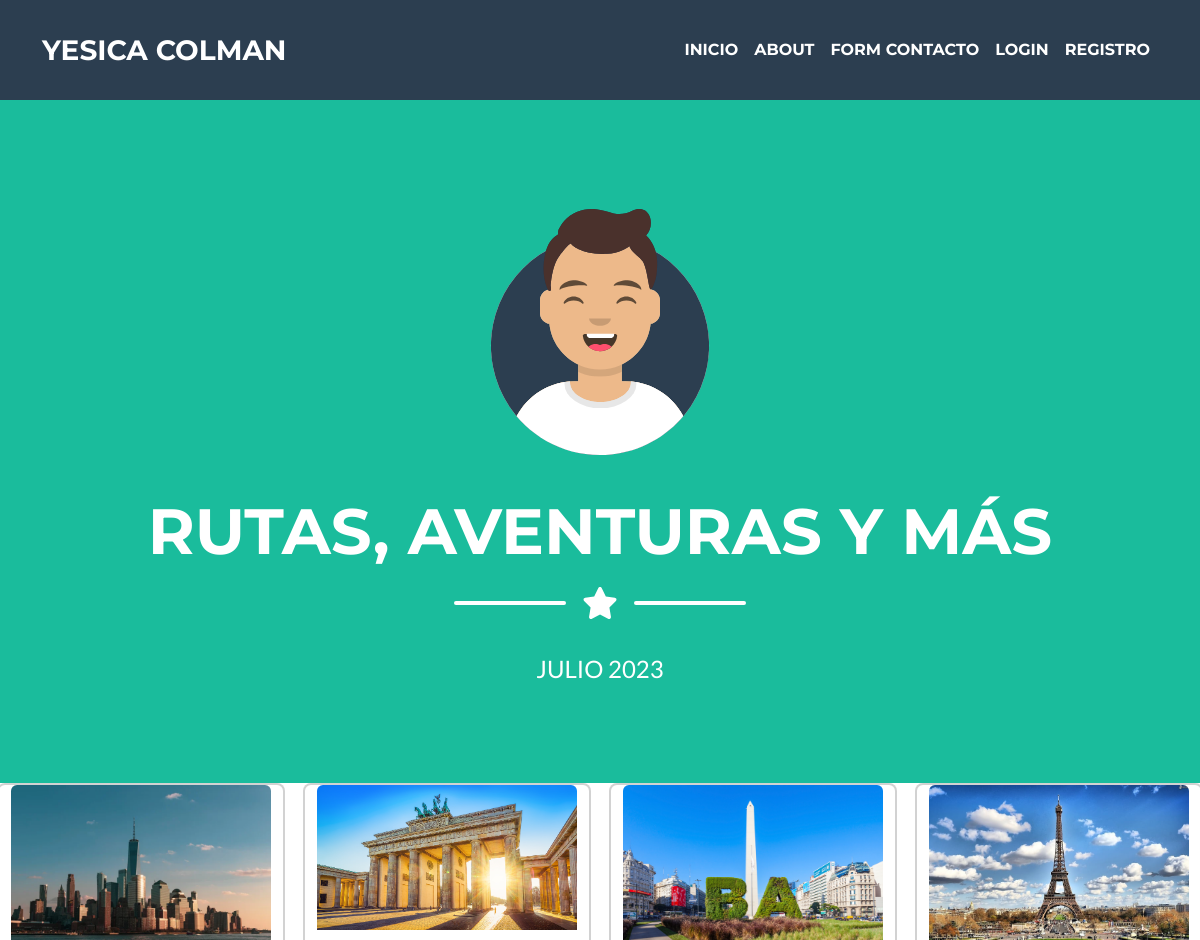
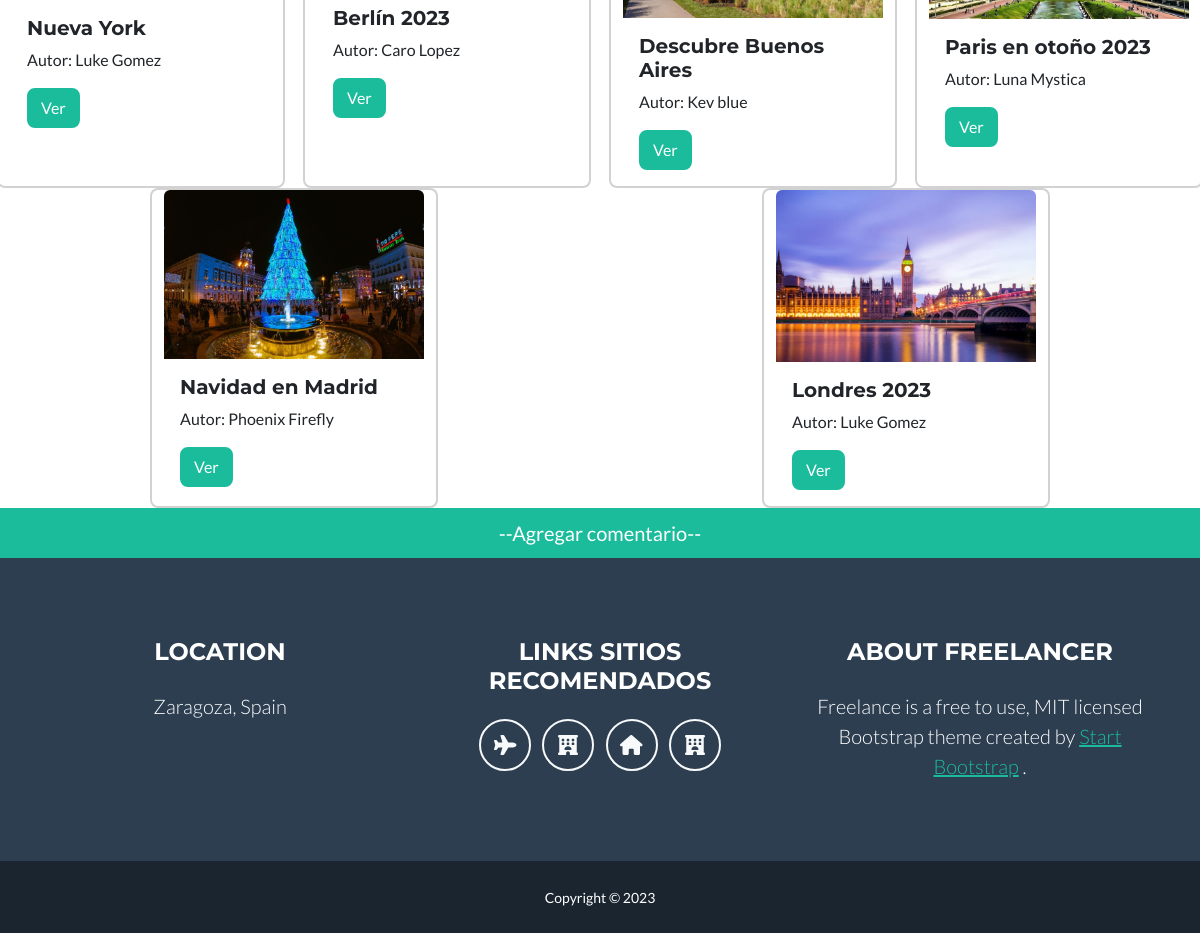
Page /list_post on the committed database (2 pictures, top to bottom).
### MiApp/models.py (models this page shows)
class Post(models.Model):
    titulo = models.CharField(max_length=50)
    subtitulo=models.CharField(max_length=80, default="")
    autor = models.CharField(max_length=20, default='unknown_user')
    fecha_publicacion = models.DateTimeField()
    foto= models.ImageField(upload_to='fotos/',null=True, blank=True)
    contenido = models.TextField(max_length=1000)

### MiApp/class_views.py (the view)
# urls.py: path('list_post', class_views.PostListView.as_view(), name="List"),
class PostListView(ListView):
    model = Post
    template_name = "MiApp/class_list_post.html"

### MiApp/templates/MiApp/class_list_post.html (shortened to what this page needs)
<!DOCTYPE html>
{% extends 'MiApp/baseweb.html'%}
{% load static %}
{% block main %}
<div class="row">
{% for post in object_list %}
<div class="card" style="width: 18rem; margin:0 auto;">
  <img src="{{ post.foto.url }}" class="card-img-top" alt="">
    <div class="card-body">
      <h5 class="card-title">{{ post.titulo}}</h5>
      <p class="card-text"> Autor: {{ post.autor}}</p>
      <a href="{%url 'Detail' post.id %}" class="btn btn-primary">Ver </a>
    </div>
</div>
{% endfor %}
<a href="{% url 'agregar_comentario' %}" class="btn btn-primary btn-lg" role="button">--Agregar comentario--</a>
</div>
{% endblock main %}

### MiApp/templates/MiApp/baseweb.html (shortened to what this page needs)
<!DOCTYPE html>
{% load static %}
<html lang="en">
    <head>
        <link href='{% static "MiApp/styles.css" %}' rel="stylesheet" />
    </head>
    <body id="page-top">
        <nav class="navbar navbar-expand-lg bg-secondary text-uppercase fixed-top" id="mainNav">
            <div class="container">
                <a class="navbar-brand" href="{%url 'about'%}"> Yesica Colman </a>
                <div class="collapse navbar-collapse" id="navbarResponsive">
                    <ul class="navbar-nav text-uppercase ms-auto py-4 py-lg-0">
                        <li class="nav-item"><a class="nav-link" href="{%url 'inicio'%}">Inicio</a></li>
                        <li class="nav-item"><a class="nav-link" href="{%url 'about'%}">About</a></li>
                        <li class="nav-item"><a class="nav-link" href="{%url 'form_contacto'%}">Form Contacto</a></li>
                    {% if request.user.is_authenticated %}
                    {% if user.account.avatar %}
                    <img height="40px" src="{{ user.account.avatar.url }}" alt="">
                    {% endif %}
                    <label style="color: white" for="">{{ user.account.date }}</label>
                    <li class="nav-item"><a class="nav-link" href="{% url 'mostrar_perfil' %}">Hola {{ request.user.username }}</a></li>
                        <li class="nav-item"><a class="nav-link" href="{%url 'List'%}" >posts</a></li>
                        <li class="nav-item"><a class="nav-link" href="{%url 'Guias'%}">Guias</a></li>
                        <li class="nav-item"><a class="nav-link" href="{%url 'agregar_guia'%}">Agregar Guia</a></li>
                        <li class="nav-item"><a class="nav-link" href="{% url 'logout' %}">Logout</a>
                    {% else %}
                        <li class="nav-item"><a class="nav-link" href="{% url 'login' %}">Login</a></li>
                        <li class="nav-item"><a class="nav-link" href="{% url 'register' %}">Registro</a></li>
                    {% endif %}
                    </ul>
                </div>
            </div>
        </nav>
        <header class="masthead bg-primary text-white text-center">
            <div class="container d-flex align-items-center flex-column">
                <img class="masthead-avatar mb-5" src="{% static 'avatars.svg' %}" alt="" />
                <h1 class="masthead-heading text-uppercase mb-0"> RUTAS, AVENTURAS Y MÁS </h1>
                <div class="divider-custom divider-light">
                    <div class="divider-custom-line"></div>
                    <div class="divider-custom-icon"><i class="fas fa-star"></i></div>
                    <div class="divider-custom-line"></div>
                </div>
                <p class="masthead-subheading font-weight-light mb-0"> JULIO 2023 </p>
            </div>
        </header>
        {% block main%}
        {%endblock main%}
        <footer class="footer text-center">
            <div class="container">
                <div class="row">
                    <div class="col-lg-4 mb-5 mb-lg-0">
                        <h4 class="text-uppercase mb-4">Location</h4>
                        <p class="lead mb-0">
                            Zaragoza, Spain
                        </p>
                    </div>
                    <div class="col-lg-4 mb-5 mb-lg-0">
                        <h4 class="text-uppercase mb-4"> Links Sitios recomendados </h4>
                        <a class="btn btn-outline-light btn-social mx-1" href="https://www.despegar.com.ar/"><i class="fas fa-plane"></i></a>
                        <a class="btn btn-outline-light btn-social mx-1" href="https://www.booking.com/index.es.html"><i class="fas fa-hotel"></i></a>
                        <a class="btn btn-outline-light btn-social mx-1" href="https://www.airbnb.es/"><i class="fas fa-home"></i></a>
                        <a class="btn btn-outline-light btn-social mx-1" href="https://www.tripadvisor.es/"><i class="fas fa-hotel"></i></a>
                    </div>
                    <div class="col-lg-4">
                        <h4 class="text-uppercase mb-4">About Freelancer</h4>
                        <p class="lead mb-0">
                            Freelance is a free to use, MIT licensed Bootstrap theme created by
                            <a href="http://startbootstrap.com">Start Bootstrap</a>
                            .
                        </p>
                    </div>
                </div>
            </div>
        </footer>
        <div class="copyright py-4 text-center text-white">
            <div class="container"><small>Copyright &copy; 2023</small></div>
        </div>
    </body>
</html>

### rows in the picture
Post: foto (picture), titulo "Nueva York", autor "Luke Gomez"
Post: foto (picture), titulo "Berlín 2023", autor "Caro Lopez"
Post: foto (picture), titulo "Descubre Buenos Aires", autor "Kev blue"
Post: foto (picture), titulo "Paris en otoño 2023", autor "Luna Mystica"
Post: foto (picture), titulo "Navidad en Madrid", autor "Phoenix Firefly"
Post: foto (picture), titulo "Londres 2023", autor "Luke Gomez"
